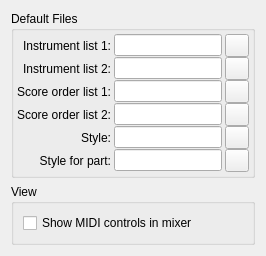
     <widget class="QWidget" name="tabScore">
      <property name="accessibleName">
       <string>Score tab</string>
      </property>
      <attribute name="title">
       <string>Score</string>
      </attribute>
      <layout class="QGridLayout" name="gridLayout61">
       <item row="1" column="0">
        <widget class="QGroupBox" name="groupBox_view">
         <property name="title">
          <string>View</string>
         </property>
         <layout class="QGridLayout" name="gridLayout_7">
          <item row="0" column="0">
           <widget class="QCheckBox" name="showMidiControls">
            <property name="text">
             <string>Show MIDI controls in mixer</string>
            </property>
           </widget>
          </item>
         </layout>
        </widget>
       </item>
       <item row="0" column="0">
        <widget class="QGroupBox" name="groupBox_defaultFiles">
         <property name="title">
          <string>Default Files</string>
         </property>
         <layout class="QGridLayout" name="_23">
          <property name="leftMargin">
           <number>3</number>
          </property>
          <property name="topMargin">
           <number>3</number>
          </property>
          <property name="rightMargin">
           <number>3</number>
          </property>
          <property name="bottomMargin">
           <number>3</number>
          </property>
          <property name="horizontalSpacing">
           <number>3</number>
          </property>
          <property name="verticalSpacing">
           <number>0</number>
          </property>
          <item row="1" column="2">
           <widget class="QToolButton" name="instrumentList2Button">
            <property name="focusPolicy">
             <enum>Qt::StrongFocus</enum>
            </property>
            <property name="accessibleName">
             <string>Choose Instrument list 2</string>
            </property>
            <property name="accessibleDescription">
             <string>Opens a file dialog for selecting an instrument list file</string>
            </property>
            <property name="text">
             <string notr="true"/>
            </property>
            <property name="icon">
             <iconset resource="musescore.qrc">
              <normaloff>:/data/icons/document-open.svg</normaloff>:/data/icons/document-open.svg</iconset>
            </property>
           </widget>
          </item>
          <item row="0" column="1">
           <widget class="QLineEdit" name="instrumentList1">
            <property name="accessibleName">
             <string>Instrument list 1</string>
            </property>
            <property name="accessibleDescription">
             <string>Insert path to an instrument list file</string>
            </property>
           </widget>
          </item>
          <item row="5" column="0">
           <widget class="QLabel" name="label_styleForPart">
            <property name="text">
             <string>Style for part:</string>
            </property>
            <property name="alignment">
             <set>Qt::AlignRight|Qt::AlignTrailing|Qt::AlignVCenter</set>
            </property>
           </widget>
          </item>
          <item row="5" column="1">
           <widget class="QLineEdit" name="partStyle">
            <property name="accessibleName">
             <string>Style for part</string>
            </property>
            <property name="accessibleDescription">
             <string>Insert path to style file for part</string>
            </property>
           </widget>
          </item>
          <item row="4" column="2">
           <widget class="QToolButton" name="defaultStyleButton">
            <property name="focusPolicy">
             <enum>Qt::StrongFocus</enum>
            </property>
            <property name="accessibleName">
             <string>Choose style</string>
            </property>
            <property name="accessibleDescription">
             <string>Opens a file dialog for selecting a style file</string>
            </property>
            <property name="text">
             <string notr="true"/>
            </property>
            <property name="icon">
             <iconset resource="musescore.qrc">
              <normaloff>:/data/icons/document-open.svg</normaloff>:/data/icons/document-open.svg</iconset>
            </property>
           </widget>
          </item>
          <item row="1" column="1">
           <widget class="QLineEdit" name="instrumentList2">
            <property name="accessibleName">
             <string>Instrument list 2</string>
            </property>
            <property name="accessibleDescription">
             <string>Insert path to an instrument list file</string>
            </property>
           </widget>
          </item>
          <item row="4" column="1">
           <widget class="QLineEdit" name="defaultStyle">
            <property name="accessibleName">
             <string>Style</string>
            </property>
            <property name="accessibleDescription">
             <string>Insert path to style file</string>
            </property>
           </widget>
          </item>
          <item row="1" column="0">
           <widget class="QLabel" name="label_instrumentList2">
            <property name="text">
             <string>Instrument list 2:</string>
            </property>
            <property name="alignment">
             <set>Qt::AlignRight|Qt::AlignTrailing|Qt::AlignVCenter</set>
            </property>
           </widget>
          </item>
          <item row="0" column="2">
           <widget class="QToolButton" name="instrumentList1Button">
            <property name="focusPolicy">
             <enum>Qt::StrongFocus</enum>
            </property>
            <property name="accessibleName">
             <string>Choose Instrument list 1</string>
            </property>
            <property name="accessibleDescription">
             <string>Opens a file dialog for selecting an instrument list file</string>
            </property>
            <property name="text">
             <string notr="true"/>
            </property>
            <property name="icon">
             <iconset resource="musescore.qrc">
              <normaloff>:/data/icons/document-open.svg</normaloff>:/data/icons/document-open.svg</iconset>
            </property>
           </widget>
          </item>
          <item row="0" column="0">
           <widget class="QLabel" name="label_instrumentList1">
            <property name="accessibleDescription">
             <string>Insert path to an instrument list file</string>
            </property>
            <property name="text">
             <string>Instrument list 1:</string>
            </property>
            <property name="alignment">
             <set>Qt::AlignRight|Qt::AlignTrailing|Qt::AlignVCenter</set>
            </property>
           </widget>
          </item>
          <item row="2" column="0">
           <widget class="QLabel" name="label_scoreOrderList1">
            <property name="text">
             <string>Score order list 1:</string>
            </property>
            <property name="alignment">
             <set>Qt::AlignRight|Qt::AlignTrailing|Qt::AlignVCenter</set>
            </property>
           </widget>
          </item>
          <item row="3" column="0">
           <widget class="QLabel" name="label_scoreOrderList2">
            <property name="text">
             <string>Score order list 2:</string>
            </property>
            <property name="alignment">
             <set>Qt::AlignRight|Qt::AlignTrailing|Qt::AlignVCenter</set>
            </property>
           </widget>
          </item>
          <item row="4" column="0">
           <widget class="QLabel" name="label_style">
            <property name="text">
             <string>Style:</string>
            </property>
            <property name="alignment">
             <set>Qt::AlignRight|Qt::AlignTrailing|Qt::AlignVCenter</set>
            </property>
           </widget>
          </item>
          <item row="5" column="2">
           <widget class="QToolButton" name="partStyleButton">
            <property name="focusPolicy">
             <enum>Qt::StrongFocus</enum>
            </property>
            <property name="accessibleName">
             <string>Choose style for part</string>
            </property>
            <property name="accessibleDescription">
             <string>Opens a file dialog for selecting a style file for part</string>
            </property>
            <property name="text">
             <string notr="true"/>
            </property>
            <property name="icon">
             <iconset resource="musescore.qrc">
              <normaloff>:/data/icons/document-open.svg</normaloff>:/data/icons/document-open.svg</iconset>
            </property>
           </widget>
          </item>
          <item row="2" column="1">
           <widget class="QLineEdit" name="scoreOrderList1">
            <property name="accessibleName">
             <string>Score Order List 1</string>
            </property>
           </widget>
          </item>
          <item row="3" column="1">
           <widget class="QLineEdit" name="scoreOrderList2">
            <property name="accessibleName">
             <string>Score Order List 2</string>
            </property>
           </widget>
          </item>
          <item row="2" column="2">
           <widget class="QToolButton" name="scoreOrderList1Button">
            <property name="text">
             <string notr="true"/>
            </property>
            <property name="icon">
             <iconset resource="musescore.qrc">
              <normaloff>:/data/icons/document-open.svg</normaloff>:/data/icons/document-open.svg</iconset>
            </property>
           </widget>
          </item>
          <item row="3" column="2">
           <widget class="QToolButton" name="scoreOrderList2Button">
            <property name="text">
             <string notr="true"/>
            </property>
            <property name="icon">
             <iconset resource="musescore.qrc">
              <normaloff>:/data/icons/document-open.svg</normaloff>:/data/icons/document-open.svg</iconset>
            </property>
           </widget>
          </item>
         </layout>
        </widget>
       </item>
       <item row="3" column="0">
        <spacer name="verticalSpacer_7">
         <property name="orientation">
          <enum>Qt::Vertical</enum>
         </property>
         <property name="sizeHint" stdset="0">
          <size>
           <width>0</width>
           <height>0</height>
          </size>
         </property>
        </spacer>
       </item>
      </layout>
     </widget>
